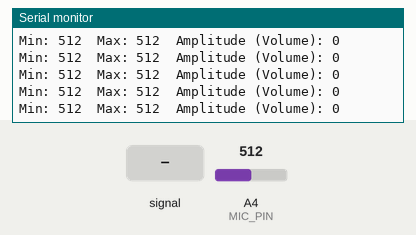
Recording of a sketch running on a simulated Arduino Uno, built with avr-gcc and run on an emulated ATmega328P. On the bench: the last lines printed to the serial monitor. Inputs (shaded band) come from the test bench; at power-on: A4 (MIC_PIN) = 512.

Above: at 1.2 s.
1.3 s: A4 (MIC_PIN) fed a 200 Hz sine of ±81 counts around its level
At 1.32 s:
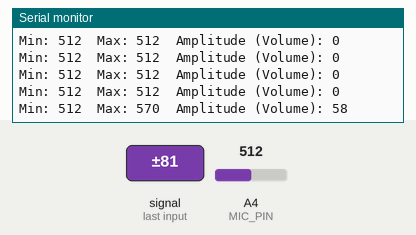
2.8 s: A4 (MIC_PIN) set to 716
At 2.82 s:
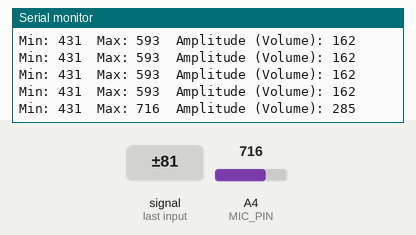
4.3 s: A4 (MIC_PIN) fed a 1000 Hz sine of ±255 counts around its level
At 4.32 s:
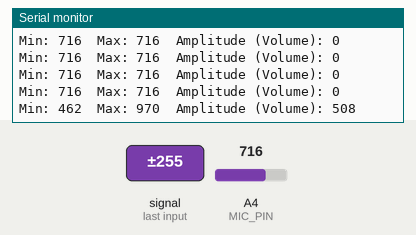
5.8 s: A4 (MIC_PIN) set to 900
At 5.82 s:
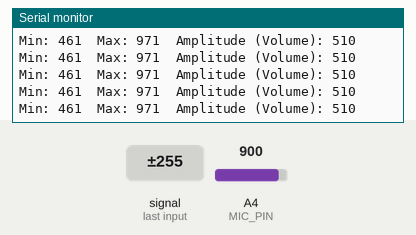
Timing chart, 0 to 8.3 s (numbered marks = the images above; inputs shaded):
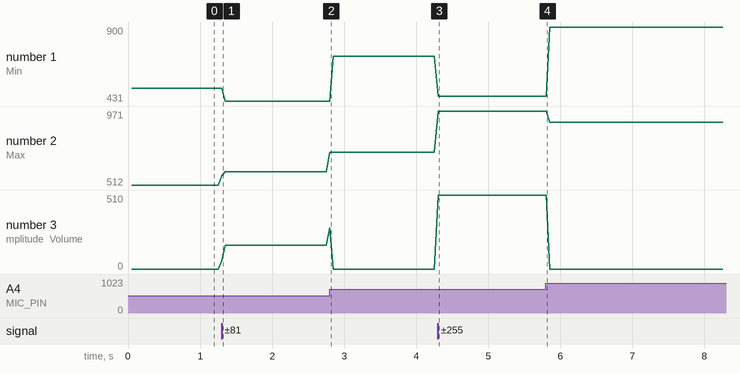

The sketch:

sound_sensor.ino
```cpp
const int MIC_PIN = 4;
const int sampleWindow = 50; // Sample window width in milliseconds (50ms = 20Hz)

void setup() {
  Serial.begin(115200);
  pinMode(MIC_PIN, INPUT);
}

void loop() {
  unsigned long startMillis = millis(); // Start of sample window
  int signalMax = 0;
  int signalMin = 4095; // 12-bit max value

  // Collect data for 50 milliseconds
  while (millis() - startMillis < sampleWindow) {
    int sample = analogRead(MIC_PIN);

    // Toss out spurious max readings
    if (sample < 4095) {
      if (sample > signalMax) {
        signalMax = sample;  // Save just the max levels
      } else if (sample < signalMin) {
        signalMin = sample;  // Save just the min levels
      }
    }
  }

  // Peak-to-peak amplitude
  int peakToPeak = signalMax - signalMin;

  Serial.print("Min: ");
  Serial.print(signalMin);
  Serial.print("  Max: ");
  Serial.print(signalMax);
  Serial.print("  Amplitude (Volume): ");
  Serial.println(peakToPeak);
}
```

Measured:
- after the input at 1.3 s, the serial monitor: prints a new line at once (image 1)
- after the input at 2.8 s, the serial monitor: prints a new line at once (image 2)
- after the input at 4.3 s, the serial monitor: prints a new line at once (image 3)
- plotted number 1: 512 → 431 after the input at 1.3 s, 431 → 716 after the input at 2.8 s, 716 → 461 after the input at 4.3 s, 461 → 900 after the input at 5.8 s
- plotted number 2: 512 → 593 after the input at 1.3 s, 593 → 716 after the input at 2.8 s, 716 → 971 after the input at 4.3 s, 971 → 900 after the input at 5.8 s
- plotted number 3: 0 → 162 after the input at 1.3 s, 0 → 510 after the input at 4.3 s
